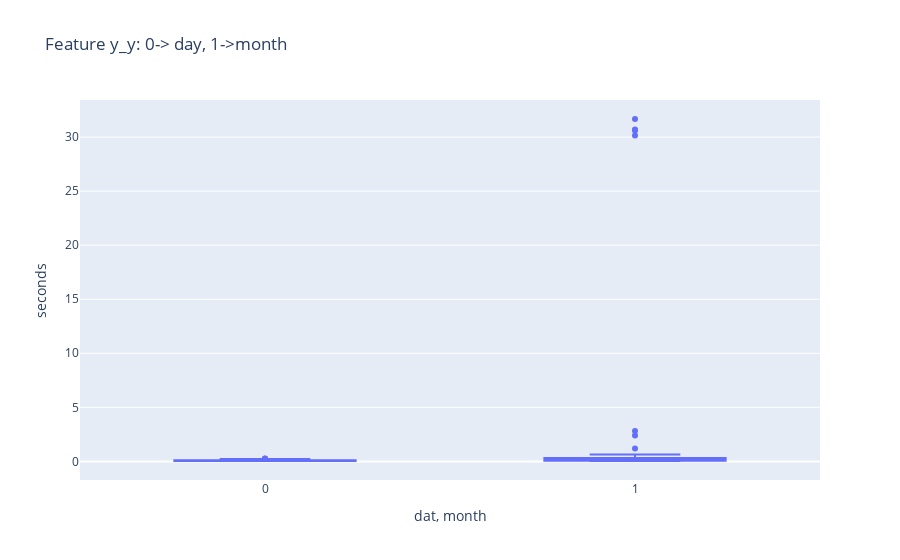

Write notebook code for a chart like this one.
### Code cell
px.box([(i.average, j.average)for i,j in zip(ans[1], ans[3])],
       labels={'variable':'dat, month', 'value':'seconds'},
              title = 'Feature y_y: 0-> day, 1->month'

      )

### Figure 1 — Plotly figure (JSON) as saved in the notebook; plotly's stock layout.template omitted (floating-point values rounded to 4 significant figures)
{"data": [{"alignmentgroup": "True", "hovertemplate": "dat, month=%{x}<br>seconds=%{y}<extra></extra>", "legendgroup": "", "marker": {"color": "#636efa"}, "name": "", "notched": false, "offsetgroup": "", "orientation": "v", "showlegend": false, "type": "box", "x": ["0", "0", "0", "0", "0", "0", "0", "0", "0", "0", "0", "0", "0", "0", "0", "0", "0", "0", "0", "0", "0", "0", "0", "0", "0", "0", "0", "0", "0", "0", "0", "0", "0", "0", "0", "0", "0", "0", "0", "0", "0", "0", "0", "0", "0", "0", "0", "0", "0", "0", "0", "0", "0", "0", "0", "0", "0", "0", "0", "0", "0", "0", "0", "0", "1", "1", "1", "1", "1", "1", "1", "1", "1", "1", "1", "1", "1", "1", "1", "1", "1", "1", "1", "1", "1", "1", "1", "1", "1", "1", "1", "1", "1", "1", "1", "1", "1", "1", "1", "1", "1", "1", "1", "1", "1", "1", "1", "1", "1", "1", "1", "1", "1", "1", "1", "1", "1", "1", "1", "1", "1", "1", "1", "1", "1", "1", "1", "1"], "x0": " ", "xaxis": "x", "y": [0.05456, 0.07182, 0.06251, 0.0591, 0.05926, 0.05607, 0.06273, 0.07266, 0.03563, 0.03589, 0.03619, 0.03574, 0.03585, 0.03584, 0.0359, 0.03567, 0.1196, 0.1196, 0.09352, 0.06693, 0.1001, 0.1, 0.0689, 0.06871, 0.03558, 0.036, 0.03612, 0.03591, 0.03609, 0.03676, 0.03563, 0.03577, 0.1065, 0.157, 0.1229, 0.1246, 0.1635, 0.2128, 0.1838, 0.1019, 0.03593, 0.03572, 0.03587, 0.03579, 0.03599, 0.03601, 0.03584, 0.03565, 0.145, 0.2375, 0.1927, 0.2352, 0.1704, 0.2151, 0.2127, 0.2715, 0.03586, 0.03609, 0.0359, 0.03589, 0.03623, 0.03592, 0.03604, 0.03592, 2.819, 0.1893, 2.391, 0.1538, 1.19, 0.2017, 0.356, 0.642, 0.07316, 0.0451, 0.05097, 0.1251, 0.1261, 0.06834, 0.03945, 0.137, 0.1503, 0.2029, 0.1673, 0.2163, 0.1577, 0.1677, 0.187, 0.1754, 0.04324, 0.04503, 0.06227, 0.09999, 0.04416, 0.07342, 0.04724, 0.1277, 0.1675, 0.2366, 0.2788, 0.3563, 0.2117, 0.2027, 0.344, 0.344, 0.04133, 0.0721, 0.06311, 0.1, 0.04248, 0.07333, 0.04739, 0.1243, 0.4642, 0.4053, 30.15, 30.61, 0.4436, 0.4323, 30.7, 31.67, 0.03629, 0.1224, 0.04233, 0.1008, 0.04081, 0.1261, 0.04749, 0.1395], "y0": " ", "yaxis": "y"}], "layout": {"boxmode": "group", "legend": {"tracegroupgap": 0}, "title": {"text": "Feature y_y: 0-> day, 1->month"}, "xaxis": {"anchor": "y", "domain": [0, 1], "title": {"text": "dat, month"}}, "yaxis": {"anchor": "x", "domain": [0, 1], "title": {"text": "seconds"}}}}
